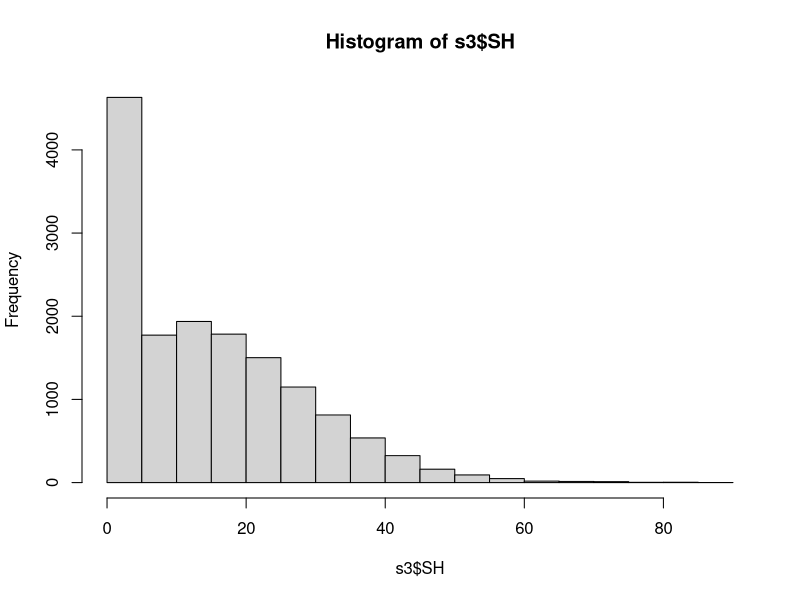

R code for this plot: (Note: this script raises an error after producing the figure.)
#This reads in the 2021 Apalach data from matt davis (provided August 2022) from two different tabs
#one is the shell heights and the other are the counts
#need to calculate the proportion of the different size categories and apply those proportions to the counts

#This cleaning is to compile the "NFWF 2021 cultching project data
#cultch went in the water July 16 – July 19, 2021. 

library(readxl)
library(tidyverse)
library(dplyr)
library(reshape)
library(ggplot2)
library(lubridate)


SH <- read_excel("AB_ShellBudget_Pine.xlsx", 
                 sheet = "SHs", col_types = c("numeric", 
                                              "date", "text", "text", "numeric", 
                                              "text", "numeric", "numeric", "text"))

Counts <- read_excel("AB_ShellBudget_Pine.xlsx", 
                     sheet = "Counts", col_types = c("numeric", 
                                                     "date", "text", "text", "numeric", 
                                                     "numeric", "numeric", "numeric", 
                                                     "numeric", "numeric", "numeric", 
                                                     "text"))
#now start cleaning SH first

names(SH)

s2 <- SH
str(s2)

names(s2)


names(s2)[3] <- "Site"

names(s2)[9] <- "Restored"


s2$SH[s2$SH == ""] <-NA

#now make SH a number
s2$SH <- as.numeric(s2$SH)

#work on date

s3 <- s2 %>%
  mutate(Year = year(s2$Date),
         Month = month(s2$Date),
         Day = day(s2$Date))

s3.1<- subset(s3, s3$Year > 2020)

#this is what grabs the restored sites only
s3.2<- subset(s3.1, s3.1$Restored == "Yes")

s3<-s3.2

str(s3)


###
#add period

s3$Period <- NA
firstyear <- 2015
endyear <- max(s3$Year)

years <- sort(rep(firstyear:endyear, times = 1, each = 2))

for(i in unique(years)){
  y <- i #year
  p <- which(years == i) #period number - 2010 = 1 and 2, 2014 = 3 and 4, and so forth.
  for(j in 1:nrow(s3)){
    if(s3$Year[j] == y & s3$Month[j] > 3 & s3$Month[j] < 10) s3$Period[j] = p[1] #year i months 4-9
    if(s3$Year[j] == y & s3$Month[j] > 9) s3$Period[j] = p[2] #year i months 10-12
    if(s3$Year[j] == y+1 & s3$Month[j] < 4) s3$Period[j] = p[2] #year i+1 months 1-3
  }
}

s3$Season <- "Winter"
s3$Season[s3$Period == 1 | s3$Period == 3 | s3$Period == 5 | s3$Period == 7 | s3$Period == 9| s3$Period == 11| s3$Period == 13| s3$Period == 15] <- "Summer"

####

#checking things

names(s3)

unique(s3$Period)

table(s3$Period,s3$Month)
table(s3$Period,s3$Season)

######
hist(s3$SH)

num_spat<-length(s3$SH[s3$SH<26])
num_total<-length(s3$SH)

proportion_spat<-num_spat/num_total

########
####SPAT######
p13<- subset(s3, s3$Period == 13)
num_spat_p13<-length(p13$SH[p13$SH<26])
num_total_p13<-length(p13$SH)
proportion_spat_p13<-num_spat_p13/num_total_p13
#0.99 spat

p14<- subset(s3, s3$Period == 14)
num_spat_p14<-length(p14$SH[p14$SH<26])
num_total_p14<-length(p14$SH)
proportion_spat_p14<-num_spat_p14/num_total_p14
#0.82 spat

p15 <- subset(s3, s3$Period == 15)
num_spat_p15<-length(p15$SH[p15$SH<26])
num_total_p15<-length(p15$SH)
proportion_spat_p15<-num_spat_p15/num_total_p15
#0.38 spat

###SEED
#seed are done using dplyr, so different than seed or legal 

num_seed_p13<-length(subset(p13$SH, p13$SH>=26 & p13$SH<76))
num_total_p13<-length(p13$SH)
proportion_seed_p13<-num_seed_p13/num_total_p13
#0.008 seed

num_seed_p14<-length(subset(p14$SH, p14$SH>=26 & p14$SH<76))
num_total_p14<-length(p14$SH)
proportion_seed_p14<-num_seed_p14/num_total_p14
#0.18 seed

num_seed_p15<-length(subset(p15$SH, p15$SH>=26 & p15$SH<76))
num_total_p15<-length(p15$SH)
proportion_seed_p15<-num_seed_p15/num_total_p15
#0.62 seed

####Legal######

num_Legal_p13<-length(subset(p13$SH, p13$SH>=76))
num_total_p13<-length(p13$SH)
proportion_legal_p13<-num_Legal_p13/num_total_p13
#0.0004 Legal

num_Legal_p14<-length(subset(p14$SH, p14$SH>=76))
num_total_p14<-length(p14$SH)
proportion_legal_p14<-num_Legal_p14/num_total_p14
#0.0003 Legal

num_Legal_p15<-length(subset(p15$SH, p15$SH>=76))
num_total_p15<-length(p15$SH)
proportion_legal_p15<-num_Legal_p15/num_total_p15
#0.001 Legal


###now clean counts

c1<-Counts

names(c1)
head(c1)

names(c1)[2] <- "Date"
names(c1)[3] <- "StationName"
names(c1)[5] <- "Quadrat"
names(c1)[9] <- "Quadrat_live"
names(c1)[10] <- "Quadrat_dead"
names(c1)[7] <- "Volume_L"
names(c1)[6] <- "Weight_kg"
names(c1)[8] <- "Number_drills"
names(c1)[12] <- "Restored"
str(c1)

c1.1<- subset(c1, c1$Restored == "Yes")
c1<-c1.1

str(c1$Date)

names(c1)

###
#add year, month, day

c2 <-c1 %>%
  mutate(Year = year(c2$Date),
         Month = month(c2$Date),
         Day = day(c2$Date))

str(c2)

unique(c2$Year)


#####
##
c2.1<- subset(c2, c2$Year > 2020 )
names(c2.1)

unique(c2.1$StationName)

c2<-c2.1

#########

c2$Period <- NA
firstyear <- 2015
endyear <- max(c2$Year)

years <- sort(rep(firstyear:endyear, times = 1, each = 2))

for(i in unique(years)){
  y <- i #year
  p <- which(years == i) #period number - 2010 = 1 and 2, 2014 = 3 and 4, and so forth.
  for(j in 1:nrow(c2)){
    if(c2$Year[j] == y & c2$Month[j] > 3 & c2$Month[j] < 10) c2$Period[j] = p[1] #year i months 4-9
    if(c2$Year[j] == y & c2$Month[j] > 9) c2$Period[j] = p[2] #year i months 10-12
    if(c2$Year[j] == y+1 & c2$Month[j] < 4) c2$Period[j] = p[2] #year i+1 months 1-3
  }
}

c2$Season <- "Winter"
c2$Season[c2$Period == 1 | c2$Period == 3 | c2$Period == 5 | c2$Period == 7 | c2$Period == 9| c2$Period == 11| c2$Period == 13| c2$Period == 15] <- "Summer"

####

unique(c2$Period)

table(c2$Period,c2$Month)
table(c2$Period,c2$Season)

names(s3)
names(c2)

head(c2)

#subset the columns to the ones you want to work with
c3 <- c2 %>% 
  dplyr::select("Survey","StationName","Quadrat"
                ,"Quadrat_live","Quadrat_dead","Weight_kg",
                "Number_drills","Month","Day","Year","Period","Season")

unique(c3$Period)


c3$Spatprop <-0.99
c3$Spatprop[c3$Period ==13] <-proportion_spat_p13
c3$Spatprop[c3$Period ==14] <-proportion_spat_p14
c3$Spatprop[c3$Period ==15] <-proportion_spat_p15

c3$Seedprop <-0.99
c3$Seedprop[c3$Period ==13] <-proportion_seed_p13
c3$Seedprop[c3$Period ==14] <-proportion_seed_p14
c3$Seedprop[c3$Period ==15] <-proportion_seed_p15

c3$Legalprop <-0.99
c3$Legalprop[c3$Period ==13] <-proportion_legal_p13
c3$Legalprop[c3$Period ==14] <-proportion_legal_p14
c3$Legalprop[c3$Period ==15] <-proportion_legal_p15

##next you need to take these proportions and apply them to the total counts in each period
#this is how you did it in the FWC "random" for random effects file


# 
# #now multiply these proportions * the Quadrat_live
# #round it so there are no fractions of oysters
# #and convert to integer
c3$TotalSpat <-as.integer(round((c3$Quadrat_live * c3$Spatprop),0))
c3$TotalSeed <-as.integer(round((c3$Quadrat_live * c3$Seedprop),0))
c3$TotalLegal <-as.integer(round((c3$Quadrat_live * c3$Legalprop),0))

# 
head(c3)

#subset the columns to the ones you want to work with
c4 <- c3 %>% 
  dplyr::select("Survey","StationName","Quadrat"
                ,"TotalSpat","TotalSeed","TotalLegal","Weight_kg",
                "Number_drills","Month","Day","Year","Period","Season")



write.table(c4, file = "~/Git/AB_DEP/NFWF_2021_Project_to_merge.csv", row.names = FALSE,col.names = TRUE,sep = ",")
